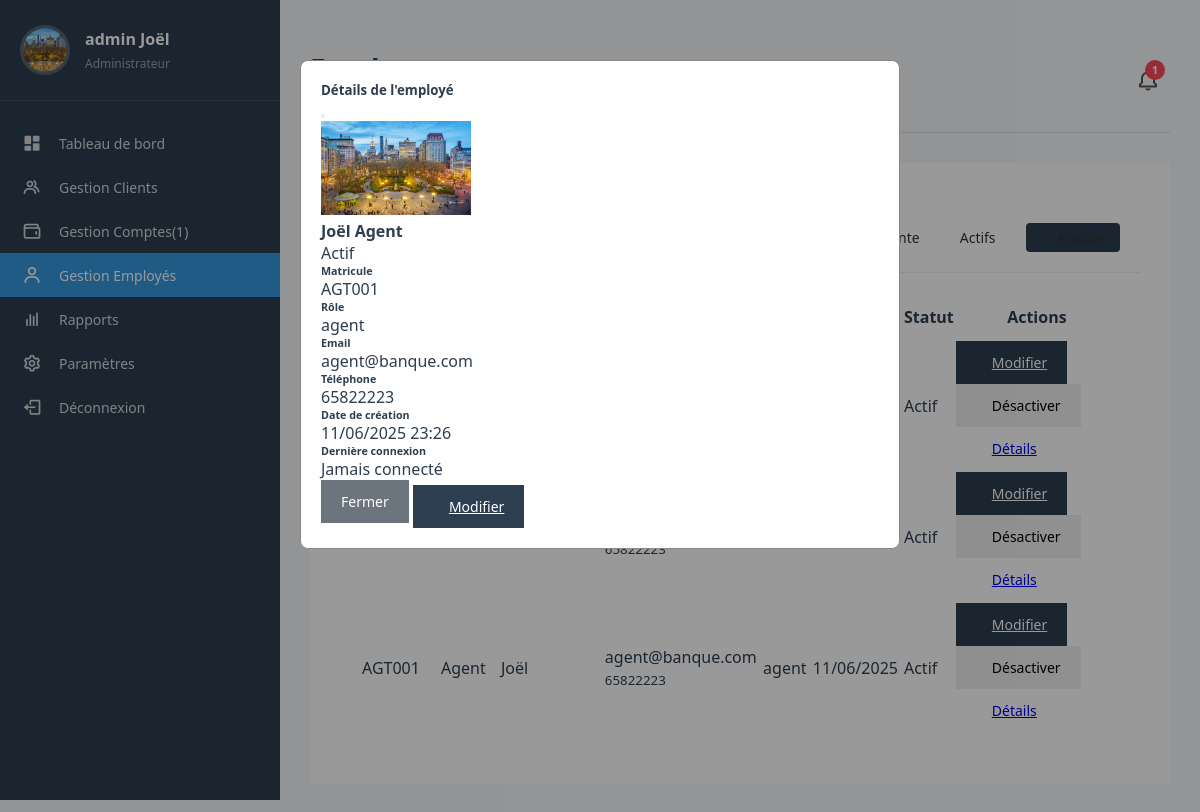
Page /admin/dashboard.php?page=employes&action=view&id=2 (signed in) on the committed database.
### tables this page shows
CREATE TABLE `employe` (
  `id_employe` int(11) NOT NULL,
  `matricule` varchar(20) NOT NULL,
  `nom` varchar(100) NOT NULL,
  `prenom` varchar(100) NOT NULL,
  `email` varchar(100) NOT NULL,
  `telephone` varchar(20) NOT NULL,
  `password` varchar(255) NOT NULL,
  `photo` varchar(255) DEFAULT NULL,
  `role` enum('admin','agent') NOT NULL DEFAULT 'agent',
  `date_creation` datetime NOT NULL DEFAULT CURRENT_TIMESTAMP,
  `dernier_connexion` datetime DEFAULT NULL,
  `remember_token` varchar(100) DEFAULT NULL,
  `actif` tinyint(1) NOT NULL DEFAULT '1'
);

### admin/employes.php (the view, shortened to what this page needs)
<?php
include '../db/db.php';
$action = $_GET['action'] ?? 'list';
$filter = $_GET['filter'] ?? 'en_attente';
switch ($action) {
    case 'view':
        $id = filter_var($_GET['id'] ?? 0, FILTER_VALIDATE_INT);
        if ($id) {
            $stmt = $pdo->prepare("SELECT * FROM employe WHERE id_employe = ?");
            $stmt->execute([$id]);
            $employe = $stmt->fetch();
            if ($employe) {
                displayEmployeModal($employe);
                displayEmployesList();
            }
        }
        break;
}
function displayEmployesList() {
    global $pdo, $filter;
    $query = "SELECT * FROM employe";
    $query .= " ORDER BY date_creation DESC";
    $employes = $pdo->query($query)->fetchAll();
    ?>
    <div class="card">
        <div class="card-header">
            <h2>Gestion des employés</h2>
            <div class="filter-options d-flex align-items-center">
                <div class="btn-group" role="group">
                    <a href="?page=employes&filter=en_attente" class="btn btn-sm btn-outline-primary <?= $filter === 'en_attente' ? 'active' : '' ?>">
                    </a>
                    <a href="?page=employes&filter=actifs" class="btn btn-sm btn-outline-primary <?= $filter === 'actifs' ? 'active' : '' ?>">Actifs</a>
                </div>
                <a href="?page=employes&action=add" class="btn btn-sm btn-primary ms-3">
                </a>
            </div>
        </div>
        <div class="card-body">
            <div class="table-responsive">
                <table class="table table-striped table-hover">
                    <thead class="table-light">
                        <tr>
                            <th>Matricule</th>
                            <th>Nom</th>
                            <th>Prénom</th>
                            <th>Contact</th>
                            <th>Rôle</th>
                            <th>Date création</th>
                            <th>Statut</th>
                            <th>Actions</th>
                        </tr>
                    </thead>
                    <tbody>
                        <?php foreach ($employes as $employe):
                            $statut = $employe['actif'] ? 'actif' : 'en_attente';
                        ?>
                        <tr>
                            <td><?= htmlspecialchars($employe['matricule']) ?></td>
                            <td><?= htmlspecialchars($employe['nom']) ?></td>
                            <td><?= htmlspecialchars($employe['prenom']) ?></td>
                            <td>
                                <div><?= htmlspecialchars($employe['email']) ?></div>
                                <small class="text-muted"><?= htmlspecialchars($employe['telephone']) ?></small>
                            </td>
                            <td><?= htmlspecialchars($employe['role']) ?></td>
                            <td><?= date('d/m/Y', strtotime($employe['date_creation'])) ?></td>
                            <td>
                                <span class="badge bg-<?= $statut === 'actif' ? 'success' : 'warning' ?>">
                                    <?= ucfirst($statut) ?>
                                </span>
                            </td>
                            <td class="text-nowrap">
                                <?php if (!$employe['actif']): ?>
                                    <button class="btn btn-sm btn-success" onclick="activateEmploye(<?= $employe['id_employe'] ?>)">
                                        <i class="bi bi-check-lg"></i> Activer
                                    </button>
                                <?php else: ?>
                                    <a href="?page=employes&action=edit&id=<?= $employe['id_employe'] ?>" class="btn btn-sm btn-primary">
                                        <i class="bi bi-pencil"></i> Modifier
                                    </a>
                                    <button class="btn btn-sm btn-warning" onclick="deactivateEmploye(<?= $employe['id_employe'] ?>)">
                                        <i class="bi bi-x-lg"></i> Désactiver
                                    </button>
                                <?php endif; ?>
                                <?php if ($employe['actif']): ?>
                                    <a href="?page=employes&action=view&id=<?= $employe['id_employe'] ?>" class="btn btn-sm btn-info">
                                        <i class="bi bi-eye"></i> Détails
                                    </a>
                                <?php else: ?>
                                    <button class="btn btn-sm btn-info" disabled title="Non disponible pour les employés en attente">
                                        <i class="bi bi-eye"></i> Détails
                                    </button>
                                <?php endif; ?>
                            </td>
                        </tr>
                        <?php endforeach; ?>
                    </tbody>
                </table>
            </div>
        </div>
    </div>
    <?php
}
    ?>
    <?php
function displayEmployeModal($employe) {
    ?>
    <div class="modal fade" id="employeModal" tabindex="-1" aria-labelledby="employeModalLabel" aria-hidden="true">
        <div class="modal-dialog modal-lg">
            <div class="modal-content">
                <div class="modal-header bg-primary text-white">
                    <h5 class="modal-title" id="employeModalLabel">Détails de l'employé</h5>
                    <button type="button" class="btn-close btn-close-white" data-bs-dismiss="modal" aria-label="Close"></button>
                </div>
                <div class="modal-body">
                    <div class="row">
                        <div class="col-md-4 text-center">
                            <div class="mb-3">
                                <img src="<?= !empty($employe['photo']) ? '../uploads/employes/' . htmlspecialchars($employe['photo']) : 'assets/img/default-user.png' ?>"
                                     class="img-thumbnail rounded-circle" width="150" alt="Photo employé">
                            </div>
                            <h4><?= htmlspecialchars($employe['prenom'] . ' ' . htmlspecialchars($employe['nom'])) ?></h4>
                            <span class="badge bg-<?= $employe['actif'] ? 'success' : 'warning' ?>">
                                <?= $employe['actif'] ? 'Actif' : 'En attente' ?>
                            </span>
                        </div>
                        <div class="col-md-8">
                            <div class="row mb-3">
                                <div class="col-md-6">
                                    <h6>Matricule</h6>
                                    <p><?= htmlspecialchars($employe['matricule']) ?></p>
                                </div>
                                <div class="col-md-6">
                                    <h6>Rôle</h6>
                                    <p><?= htmlspecialchars($employe['role']) ?></p>
                                </div>
                            </div>
                            <div class="row mb-3">
                                <div class="col-md-6">
                                    <h6>Email</h6>
                                    <p><?= htmlspecialchars($employe['email']) ?></p>
                                </div>
                                <div class="col-md-6">
                                    <h6>Téléphone</h6>
                                    <p><?= htmlspecialchars($employe['telephone']) ?></p>
                                </div>
                            </div>
                            <div class="row mb-3">
                                <div class="col-md-6">
                                    <h6>Date de création</h6>
                                    <p><?= date('d/m/Y H:i', strtotime($employe['date_creation'])) ?></p>
                                </div>
                                <div class="col-md-6">
                                    <h6>Dernière connexion</h6>
                                    <p><?= $employe['dernier_connexion'] ? date('d/m/Y H:i', strtotime($employe['dernier_connexion'])) : 'Jamais connecté' ?></p>
                                </div>
                            </div>
                        </div>
                    </div>
                </div>
                <div class="modal-footer">
                    <button type="button" class="btn btn-secondary" data-bs-dismiss="modal">Fermer</button>
                    <a href="?page=employes&action=edit&id=<?= $employe['id_employe'] ?>" class="btn btn-primary">
                        <i class="bi bi-pencil"></i> Modifier
                    </a>
                </div>
            </div>
        </div>
    </div>
    <?php
}
?>

### css/dashboard.css (style rules this page uses)
:root { --primary-color: #2c3e50; --primary-light: #3d566e; --secondary-color: #3498db; --secondary-light: #5dade2; --success-color: #27ae60; --warning-color: #f39c12; --error-color: #e74c3c; --light-color: #ecf0f1; --dark-color: #2c3e50; --gray-color: #95a5a6; --light-gray: #f5f7fa; --sidebar-width: 280px; }
* { margin: 0; padding: 0; box-sizing: border-box; font-family: 'Segoe UI', Tahoma, Geneva, Verdana, sans-serif; }
body { background-color: var(--light-gray); color: var(--dark-color); }
.card { background-color: white; border-radius: 10px; box-shadow: 0 5px 15px rgba(0, 0, 0, 0.05); overflow: hidden; transition: transform 0.3s, box-shadow 0.3s; }
.card-header { padding: 20px; border-bottom: 1px solid #eee; display: flex; justify-content: space-between; align-items: center; }
.card-header h2 { font-size: 18px; color: var(--primary-color); }
.card-body { padding: 20px; }
.btn { display: inline-flex; align-items: center; justify-content: center; padding: 12px 24px; border-radius: 6px; font-weight: 500; cursor: pointer; transition: all 0.3s; border: none; font-size: 14px; }
.btn-primary { background-color: var(--secondary-color); color: white; }

### css/style.css (style rules this page uses)
.modal { display: none; position: fixed; z-index: 1000; left: 0; top: 0; width: 100%; height: 100%; overflow: auto; background-color: rgba(0,0,0,0.4); }
.modal-content { background-color: #fefefe; margin: 5% auto; padding: 20px; border: 1px solid #888; width: 80%; max-width: 600px; border-radius: 8px; }
.filter-options { display: flex; gap: 15px; margin-top: 10px; }
.filter-options a { padding: 5px 15px; border-radius: 4px; text-decoration: none; color: #333; font-weight: 500; display: flex; align-items: center; }
.btn-group { display: flex; gap: 10px; }
.card { background: white; border-radius: var(--border-radius); box-shadow: var(--box-shadow); padding: 30px; margin-bottom: 30px; }
.btn { display: inline-flex; align-items: center; justify-content: center; gap: 8px; padding: 12px 20px; border-radius: var(--border-radius); font-weight: 500; cursor: pointer; transition: var(--transition); border: none; font-size: 14px; }
.btn-primary { background-color: var(--primary-color); color: white; }
.btn-secondary { background-color: #6c757d; color: white; }
.card { animation: fadeIn 0.5s ease-out; }
.table-responsive { overflow-x: auto; }

### rows in the picture
employe: photo (picture), prenom+nom "Joël Agent", matricule "AGT001", role "agent", email "agent@banque.com", telephone "65822223", date_creation "11/06/2025 23:26", nom "Agent", prenom "Joël", date_creation "11/06/2025", actif "Actif"
employe: actif "Actif"
employe: actif "Actif"

### other values in the picture
$pendingAccounts "1"
